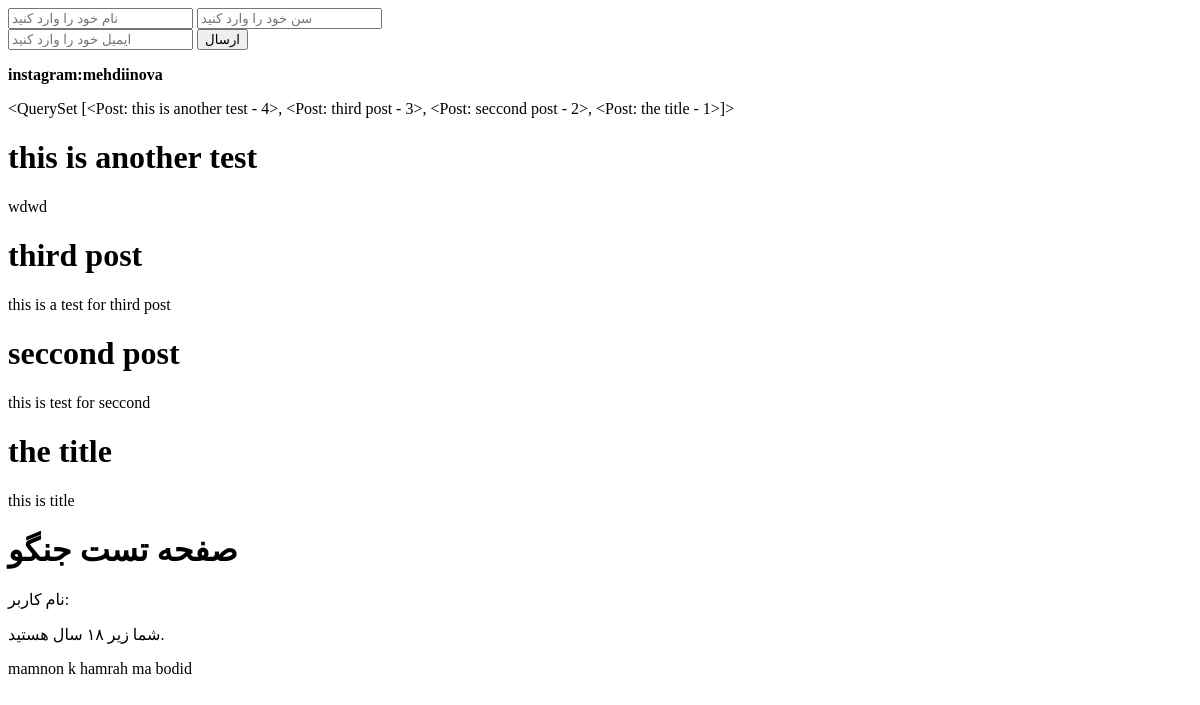
The page /test on the database as committed earlier.
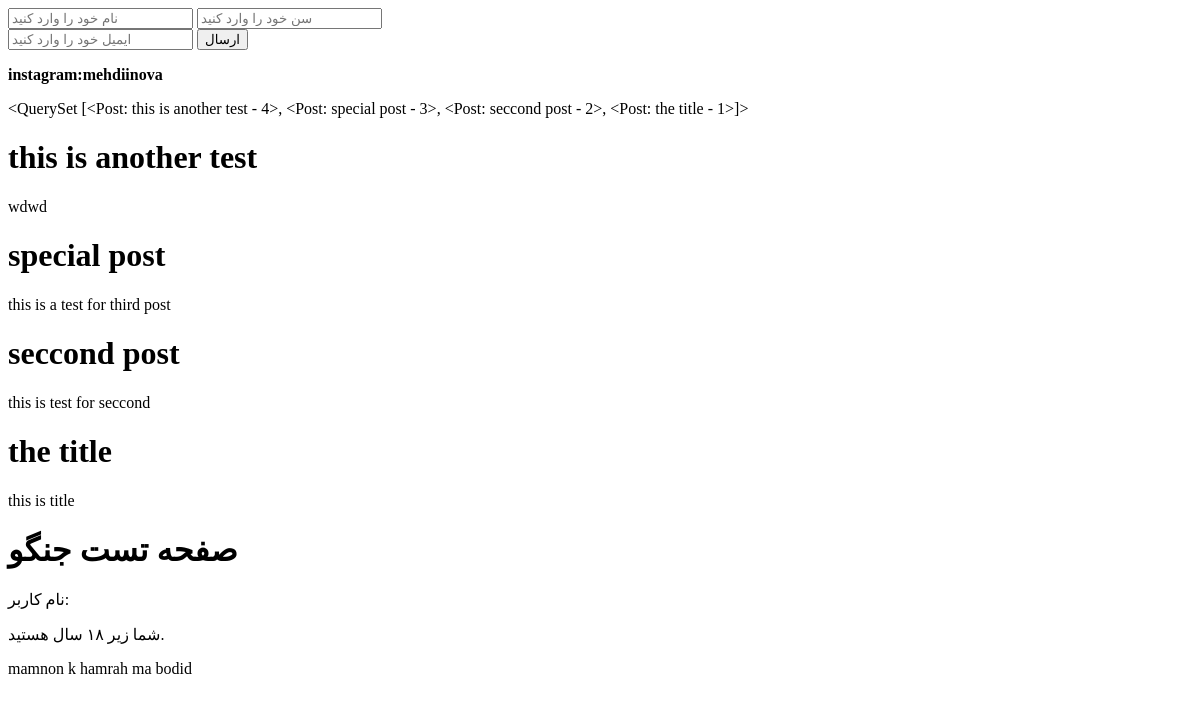
The same page on the database as committed later.
### blog/models.py (models this page shows)
class Post(models.Model):
    image=models.ImageField(upload_to='blog/',default='/blog/default.jpg')
    auhtor=models.ForeignKey(User,on_delete=models.SET_NULL,null=True,blank=True)
    title = models.CharField(max_length=255)
    content = models.TextField()
    category=models.ManyToManyField(Category)
    counted_view = models.IntegerField(default=0)
    status = models.BooleanField(default=False)
    created_date = models.DateTimeField(auto_now_add=True)
    updated_date = models.DateTimeField(auto_now=True)
    published_date = models.DateTimeField(null=True)
    class Meta:
        ordering = ['-created_date']
        verbose_name= 'post'
        verbose_name_plural= 'posts'
    def __str__(self):
        return  ' {} - {}' .format(self.title,self.id)

### blog/views.py (the view)
# urls.py: path('test',test,name='test'),
def test(request):
    posts=Post.objects.all()
    context={'posts':posts}
    return render (request,'test.html',context)

### blog/templates/test.html (shortened to what this page needs)
{% load blog_tags%}
<!DOCTYPE html>
<html lang="fa">
<head>
</head>
<body>
    <form>
        <input type="text" name="name" placeholder="نام خود را وارد کنید">
        <input type="number" name="age" placeholder="سن خود را وارد کنید"><br>
        <input name='email' type="email" placeholder="ایمیل خود را وارد کنید">
        <button type="submit">ارسال</button>
    </form>
    <p>
        <strong>instagram:mehdiinova </strong>
    </p>
    {{posts}}
    {%for post in posts%}
    <h1>{{post.title}}</h1>
    <p>{{post.content}}</p>
    {% endfor%}
    <h1>صفحه تست جنگو</h1>
    <p>نام کاربر: {{ name }}</p>
    {% if age >= 18 %}
        <p>شما بزرگسال هستید.</p>
    {% else %}
        <p>شما زیر ۱۸ سال هستید.</p>
    {% endif %}
<p>mamnon k hamrah ma bodid </p>
</body>
</html>

Rows that differ between the two databases and show on the page:
changed through a linked row, Post "this is another test": title+id "<QuerySet [<Post: this is another test - 4>, <Post: third post - 3>, <Post: seccond post - 2>, <Post: the title - 1>]>" → "<QuerySet [<Post: this is another test - 4>, <Post: special post - 3>, <Post: seccond post - 2>, <Post: the title - 1>]>"
changed Post "this is a test for third post": title "third post" → "special post"
